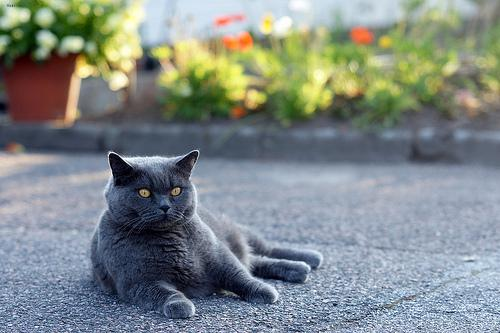
#> input picture images/British_Shorthair_103_jpg.rf.ea9c679aa43c2bcc2dd74e51588f0c5e.jpg, 500 x 333 px, given in place of lena.jpg, which was not available
$ python frequency_domain_filtering.py
#> lines starting #> are read from the running program, lines starting #| are printed output that depends on the picture; long printed decimals are rounded; pictures that were not available may be replaced by others from this repository, and a replacement may not be noted
# -*- coding: utf-8 -*-
"""Frequency domain filtering.ipynb

Automatically generated by Colaboratory.

Original file is located at
    https://colab.research.google.com/drive/1wR8xsCvvGyLgqPSmqzi2i43bzNva9m07

# Frequency domain Filtering

When you import pylab as pylab, you can use functions and methods provided by both pyplot and numpy without explicitly importing them separately.
"""

import cv2

from PIL import Image
from skimage.io import imread, imshow, show
import scipy.fftpack as fp
from scipy import ndimage, misc, signal
#from scipy.stats import signaltonoise
from skimage import data, img_as_float
from skimage.color import rgb2gray
from skimage.transform import rescale
import matplotlib.pylab as pylab
import numpy as np
import numpy.fft
import timeit

"""### Frequency domain Gaussian blur filter with numpy fft"""

pylab.figure(figsize=(20,15))
pylab.gray() # show the filtered result in grayscale
im = np.mean(imread('./lena.jpg'), axis=2)
#> im: shape (333, 500) float64; min 0.333, max 255, mean 133.8


gauss_kernel = np.outer(signal.gaussian(im.shape[0], 5), signal.gaussian(im.shape[1], 5))


freq = fp.fft2(im)


assert(freq.shape == gauss_kernel.shape)
freq_kernel = fp.fft2(fp.ifftshift(gauss_kernel))


convolved = freq*freq_kernel # by the convolution theorem, simply multiply in the frequency domain


im1 = fp.ifft2(convolved).real


pylab.subplot(2,3,1), pylab.imshow(im), pylab.title('Original Image',
size=20), pylab.axis('off')
pylab.subplot(2,3,2), pylab.imshow(gauss_kernel), pylab.title('Gaussian Kernel', size=20)
pylab.subplot(2,3,3), pylab.imshow(im1) # the imaginary part is an artifact
pylab.title('Output Image', size=20), pylab.axis('off')
pylab.subplot(2,3,4), pylab.imshow( (20*np.log10( 0.1 + fp.fftshift(freq))).astype(int))
pylab.title('Original Image Spectrum', size=20), pylab.axis('off')
pylab.subplot(2,3,5), pylab.imshow( (20*np.log10( 0.1 +
fp.fftshift(freq_kernel))).astype(int))
pylab.title('Gaussian Kernel Spectrum', size=20), pylab.subplot(2,3,6)
pylab.imshow( (20*np.log10( 0.1 + fp.fftshift(convolved))).astype(int))
pylab.title('Output Image Spectrum', size=20), pylab.axis('off')
pylab.subplots_adjust(wspace=0.2, hspace=0)
pylab.show()

"""### Gaussian kernel in the frequency domain"""

im = rgb2gray(imread('./lena.jpg'))
#> im: shape (333, 500) float64; min 0.000833, max 1, mean 0.531


gauss_kernel = np.outer(signal.gaussian(im.shape[0], 1),
signal.gaussian(im.shape[1], 1))
freq = fp.fft2(im)
freq_kernel = fp.fft2(fp.ifftshift(gauss_kernel))
pylab.imshow( (20*np.log10( 0.01 +
fp.fftshift(freq_kernel))).real.astype(int), cmap='coolwarm') # 0.01 is added to keep the argument to log function always positive
pylab.colorbar()
pylab.show()

"""### Frequency domain Gaussian blur filter with scipy signal fftconvolve()"""

im = cv2.imread('./mandrill.jpg')
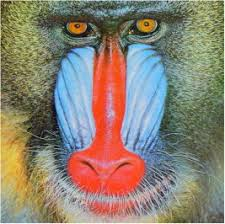
#> input picture images/mandrill.jpg, 225 x 224 px, found by its file name
#> im is the input picture: shape (224, 225, 3); mean B, G, R 115.7, 130.1, 139.6
im = cv2.cvtColor(im, cv2.COLOR_BGR2RGB)
im = cv2.cvtColor(im, cv2.COLOR_RGB2GRAY)
#> im: shape (224, 225)

print(im.shape)
#| (224, 225)
# (224, 225)
gauss_kernel = np.outer(signal.gaussian(11, 3), signal.gaussian(11, 3)) # 2D Gaussian kernel of size 11x11 with σ = 3
im_blurred = signal.fftconvolve(im, gauss_kernel, mode='same')


fig, (ax_original, ax_kernel, ax_blurred) = pylab.subplots(1, 3, figsize=(20,8))


ax_original.imshow(im, cmap='gray')
ax_original.set_title('Original', size=20)
ax_original.set_axis_off()
ax_kernel.imshow(gauss_kernel)
ax_kernel.set_title('Gaussian kernel', size=15)
ax_kernel.set_axis_off()
ax_blurred.imshow(im_blurred, cmap='gray')
ax_blurred.set_title('Blurred', size=20)
ax_blurred.set_axis_off()
fig.show()

import scipy.fftpack as fftpack
F1 = fftpack.fft2((im).astype(float))
F2 = fftpack.fftshift( F1 )
pylab.figure(figsize=(15,8))
pylab.subplot(1,2,1), pylab.imshow( (20*np.log10( 0.1 + F2)).astype(int), cmap=pylab.cm.gray)
pylab.title('Original Image Spectrum', size=20)
F1 = fftpack.fft2((im_blurred).astype(float))
F2 = fftpack.fftshift( F1 )
pylab.subplot(1,2,2), pylab.imshow( (20*np.log10( 0.1 + F2)).astype(int), cmap=pylab.cm.gray)
pylab.title('Blurred Image Spectrum', size=20)
pylab.show()

"""### Comparing the runtimes of SciPy convolve() and fftconvolve() with the Gaussian blur kernel"""

im = cv2.imread('./mandrill.jpg')
im = cv2.cvtColor(im, cv2.COLOR_BGR2RGB)
im = cv2.cvtColor(im, cv2.COLOR_RGB2GRAY)

print(im.shape)
#| (224, 225)
# (224, 225)
gauss_kernel = np.outer(signal.gaussian(11, 3), signal.gaussian(11, 3)) # 2D Gaussian kernel of size 11x11 with σ = 3
im_blurred1 = signal.convolve(im, gauss_kernel, mode="same")
im_blurred2 = signal.fftconvolve(im, gauss_kernel, mode='same')


def wrapper_convolve(func):
    def wrapped_convolve():
        return func(im, gauss_kernel, mode="same")
    return wrapped_convolve


wrapped_convolve = wrapper_convolve(signal.convolve)
wrapped_fftconvolve = wrapper_convolve(signal.fftconvolve)
times1 = timeit.repeat(wrapped_convolve, number=1, repeat=100)
#> times1 = 100 values, max 0.00237 at index 0, min 0.0016 at index 42, mean 0.00174
times2 = timeit.repeat(wrapped_fftconvolve, number=1, repeat=100)


pylab.figure(figsize=(15,5))
pylab.gray()
pylab.subplot(131), pylab.imshow(im), pylab.title('Original Image',size=15), pylab.axis('off')
pylab.subplot(132), pylab.imshow(im_blurred1), pylab.title('convolve Output', size=15), pylab.axis('off')
pylab.subplot(133), pylab.imshow(im_blurred2), pylab.title('ffconvolve Output', size=15),pylab.axis('off')

data = [times1, times2]
pylab.figure(figsize=(8,6))
box = pylab.boxplot(data, patch_artist=True) #notch=True,
#> box = 6 items
colors = ['cyan', 'pink']
for patch, color in zip(box['boxes'], colors):
    patch.set_facecolor(color)
#> this loop made 2 passes
#> color on passes 1 to 2: 'cyan', 'pink'
pylab.xticks(np.arange(3), ('', 'convolve', 'fftconvolve'), size=15)
pylab.yticks(fontsize=15)
pylab.xlabel('scipy.signal convolution methods', size=15)
pylab.ylabel('time taken to run', size = 15)
pylab.show()

"""### High-Pass Filter (HPF)"""

im = cv2.imread('./rhino.jpg')
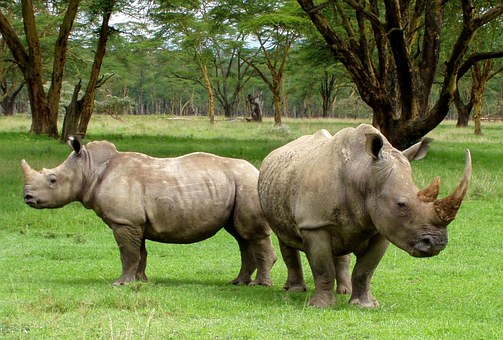
#> input picture images/rhino.jpg, 503 x 340 px, found by its file name
#> im is the input picture: shape (340, 503, 3); mean B, G, R 70.7, 123.8, 112.9
im = cv2.cvtColor(im, cv2.COLOR_BGR2RGB)
im = cv2.cvtColor(im, cv2.COLOR_RGB2GRAY)
#> im: shape (340, 503)


pylab.figure(figsize=(10,10)), pylab.imshow(im, cmap=pylab.cm.gray), pylab.axis('off'), pylab.show()

freq = fp.fft2(im)
(w, h) = freq.shape
#> w = 340; h = 503
half_w, half_h = int(w/2), int(h/2)
#> half_w = 170; half_h = 251
freq1 = np.copy(freq)
freq2 = fp.fftshift(freq1)
pylab.figure(figsize=(10,10)), pylab.imshow( (20*np.log10( 0.1 + freq2)).astype(int)), pylab.show()

# apply HPF
freq2[half_w-20:half_w+21,half_h-20:half_h+21] = 0 # select all but the first 20x20 (low) frequencies
pylab.figure(figsize=(10,10))
pylab.imshow( (20*np.log10( 0.1 + freq2)).astype(int))
pylab.show()

im1 = np.clip(fp.ifft2(fftpack.ifftshift(freq2)).real,0,255) # clip pixel values after IFFT
#> im1: shape (340, 503) float64
#print(signaltonoise(im1, axis=None))
# 0.5901647786775175
pylab.imshow(im1, cmap='gray'), pylab.axis('off'), pylab.show()

from scipy import fftpack


im = cv2.imread('./cameraman.jpg')
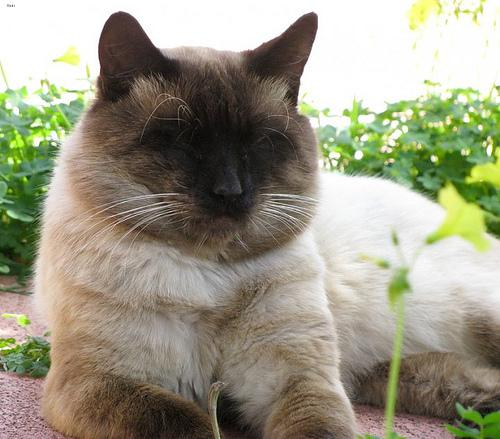
#> input picture images/Siamese_142_jpg.rf.de98806682118bd0281fa974654644ed.jpg, 500 x 439 px, given in place of cameraman.jpg, which was not available
#> im is the input picture: shape (439, 500, 3); mean B, G, R 132.2, 152, 154.7
im = cv2.cvtColor(im, cv2.COLOR_BGR2RGB)
im = cv2.cvtColor(im, cv2.COLOR_RGB2GRAY)
#> im: shape (439, 500)


freq = fp.fft2(im)
(w, h) = freq.shape
#> w = 439; h = 500
half_w, half_h = int(w/2), int(h/2)
#> half_w = 219; half_h = 250
snrs_hp = []
lbs = list(range(1,25))
pylab.figure(figsize=(12,20))
for l in lbs:
    freq1 = np.copy(freq)
    freq2 = fftpack.fftshift(freq1)
    freq2[half_w-l:half_w+l+1,half_h-l:half_h+l+1] = 0 # select all but the first lxl (low) frequencies
    im1 = np.clip(fp.ifft2(fftpack.ifftshift(freq2)).real,0,255) # clip pixel values after IFFT
    #snrs_hp.append(signaltonoise(im1, axis=None))
    pylab.subplot(6,4,l), pylab.imshow(im1, cmap='gray'), pylab.axis('off')
    pylab.title('F = ' + str(l+1), size=20)
pylab.subplots_adjust(wspace=0.1, hspace=0)
pylab.show()

"""### Low-pass filter (LPF)"""

import numpy.fft as fp
fig, (axes1, axes2) = pylab.subplots(1, 2, figsize=(20,10))
pylab.gray() # show the result in grayscale

im = rgb2gray(imread('./lena.jpg'))


freq = fp.fft2(im)
freq_gaussian = ndimage.fourier_gaussian(freq, sigma=4)
im1 = fp.ifft2(freq_gaussian)
axes1.imshow(im), axes1.axis('off'), axes2.imshow(im1.real) # the imaginary part is an artifact
axes2.axis('off')
pylab.show()

pylab.figure(figsize=(10,10))
pylab.imshow( (20*np.log10( 0.1 +
numpy.fft.fftshift(freq_gaussian))).astype(int))
pylab.show()

from scipy import fftpack
im = np.array(Image.open('./rhino.jpg').convert('L'))
#> im: shape (340, 503)


# low pass filter
freq = fp.fft2(im)
(w, h) = freq.shape
#> w = 340; h = 503
half_w, half_h = int(w/2), int(h/2)
#> half_w = 170; half_h = 251
freq1 = np.copy(freq)
freq2 = fftpack.fftshift(freq1)
freq2_low = np.copy(freq2)
freq2_low[half_w-10:half_w+11,half_h-10:half_h+11] = 0 # block the lowfrequencies
freq2 -= freq2_low # select only the first 20x20 (low) frequencies, block the high frequencies
im1 = fp.ifft2(fftpack.ifftshift(freq2)).real
#print(signaltonoise(im1, axis=None))
# 2.389151856495427
pylab.imshow(im1, cmap='gray'), pylab.axis('off')
pylab.show()
pylab.figure(figsize=(10,10))
pylab.imshow( (20*np.log10( 0.1 + freq2)).astype(int))
pylab.show()

im = np.array(Image.open('./cameraman.jpg').convert('L'))
#> im: shape (439, 500)


freq = fp.fft2(im)
(w, h) = freq.shape
#> w = 439; h = 500
half_w, half_h = int(w/2), int(h/2)
#> half_w = 219
snrs_lp = []
ubs = list(range(1,25))
pylab.figure(figsize=(12,20))
for u in ubs:
    freq1 = np.copy(freq)
    freq2 = fftpack.fftshift(freq1)
    freq2_low = np.copy(freq2)
    freq2_low[half_w-u:half_w+u+1,half_h-u:half_h+u+1] = 0
    freq2 -= freq2_low # select only the first 20x20 (low) frequencies
    im1 = fp.ifft2(fftpack.ifftshift(freq2)).real
    #snrs_lp.append(signaltonoise(im1, axis=None))
    pylab.subplot(6,4,u), pylab.imshow(im1, cmap='gray'), pylab.axis('off')
    pylab.title('F = ' + str(u), size=20)
pylab.subplots_adjust(wspace=0.1, hspace=0)
pylab.show()

"""### Band-pass filter (BPF) with DoG"""

from skimage import img_as_float
im = img_as_float(pylab.imread('./tigers.jpeg'))
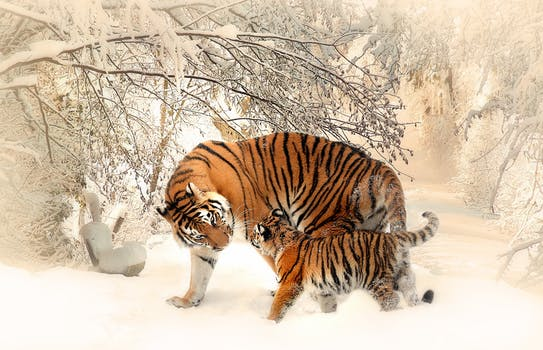
#> input picture images/tigers.jpeg, 543 x 350 px, found by its file name
#> im: shape (350, 543, 3) float64


pylab.figure(), pylab.imshow(im), pylab.axis('off'), pylab.show()
x = np.linspace(-10, 10, 15)
kernel_1d = np.exp(-0.005*x**2)
kernel_1d /= np.trapz(kernel_1d) # normalize the sum to 1
gauss_kernel1 = kernel_1d[:, np.newaxis] * kernel_1d[np.newaxis, :]
kernel_1d = np.exp(-5*x**2)
kernel_1d /= np.trapz(kernel_1d) # normalize the sum to 1
gauss_kernel2 = kernel_1d[:, np.newaxis] * kernel_1d[np.newaxis, :]
DoGKernel = gauss_kernel1[:, :, np.newaxis] - gauss_kernel2[:, :, np.newaxis]
im = signal.fftconvolve(im, DoGKernel, mode='same')
pylab.figure(), pylab.imshow(np.clip(im, 0, 1)), print(np.max(im)),
#| 0.7833
pylab.show()

"""### Band-stop (notch) filter"""

from scipy import fftpack
pylab.figure(figsize=(15,10))
im =  np.mean(imread("./parrot.png"), axis=2) / 255
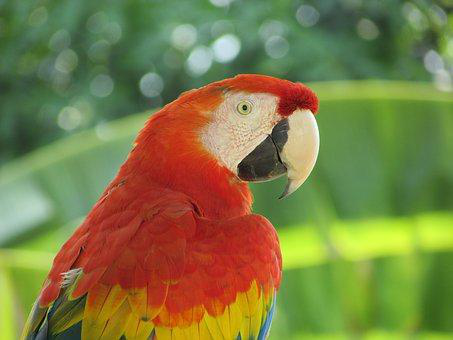
#> input picture images/parrot.png, 453 x 340 px, found by its file name
#> im: shape (340, 453) float64; min 0.00261, max 0.982, mean 0.416
print(im.shape)
#| (340, 453)


pylab.subplot(2,2,1), pylab.imshow(im, cmap='gray'), pylab.axis('off')
pylab.title('Original Image')


F1 = fftpack.fft2((im).astype(float))
F2 = fftpack.fftshift( F1 )


pylab.subplot(2,2,2), pylab.imshow( (20*np.log10( 0.1 + F2)).astype(int), cmap=pylab.cm.gray)
pylab.xticks(np.arange(0, im.shape[1], 25))
pylab.yticks(np.arange(0, im.shape[0], 25))
pylab.title('Original Image Spectrum')


# add periodic noise to the image
for n in range(im.shape[1]):
    im[:, n] += np.cos(0.1*np.pi*n)
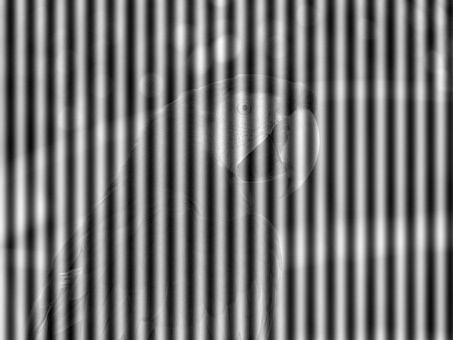
#> im: shape (340, 453) float64; min -0.918, max 1.93, mean 0.412; drawn with min black and max white
pylab.subplot(2,2,3), pylab.imshow(im, cmap='gray'), pylab.axis('off')
pylab.title('Image after adding Sinusoidal Noise')
F1 = fftpack.fft2((im).astype(float)) # noisy spectrum
F2 = fftpack.fftshift( F1 )
pylab.subplot(2,2,4), pylab.imshow( (20*np.log10( 0.1 + F2)).astype(int), cmap=pylab.cm.gray)
pylab.xticks(np.arange(0, im.shape[1], 25))
pylab.yticks(np.arange(0, im.shape[0], 25))
pylab.title('Noisy Image Spectrum')
pylab.tight_layout()
pylab.show()

F2[170:176,:220] = F2[170:176,230:] = 0 # eliminate the frequencies most likely responsible for noise (keep some low frequency components)
im1 = fftpack.ifft2(fftpack.ifftshift( F2 )).real
#> im1: shape (340, 453) float64
pylab.axis('off'), pylab.imshow(im1, cmap='gray'), pylab.show()
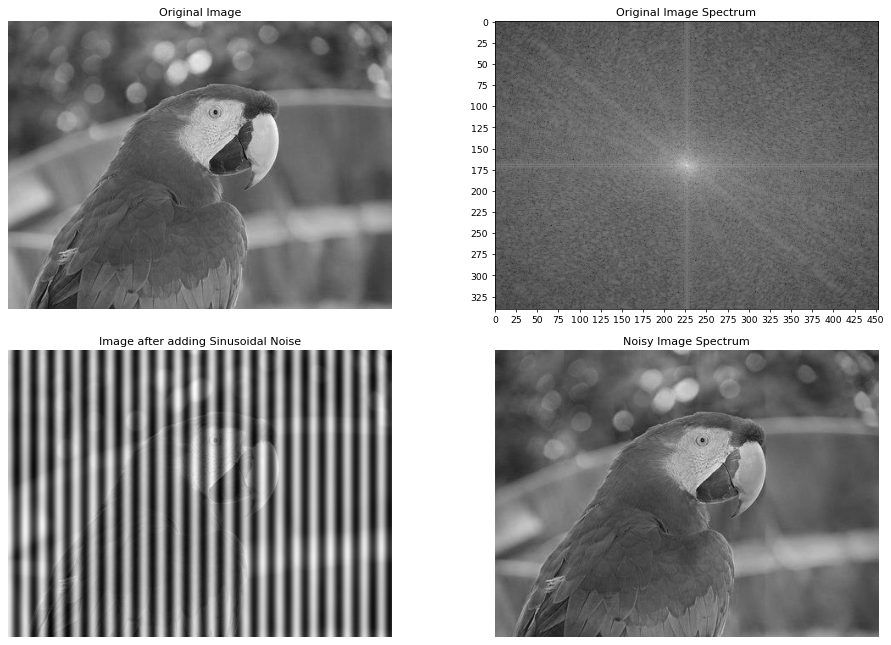
#> figure drawn by matplotlib, 4 panels
